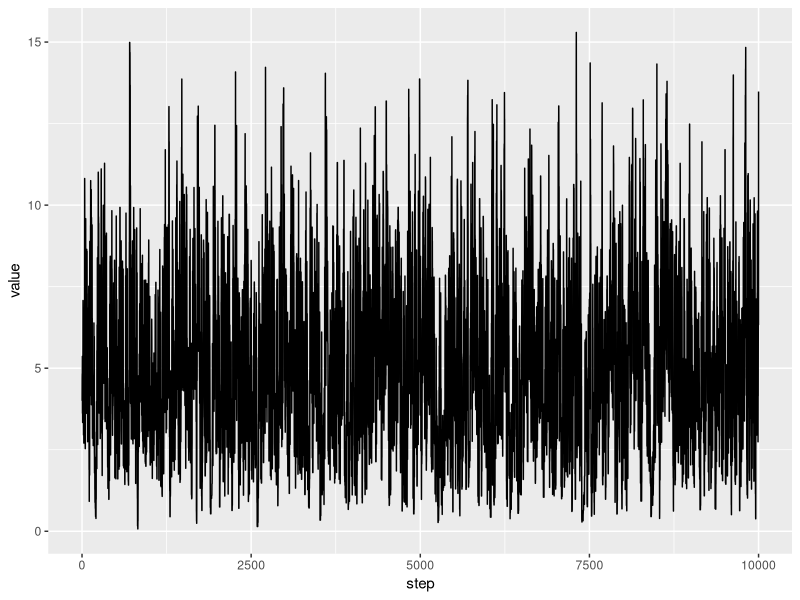
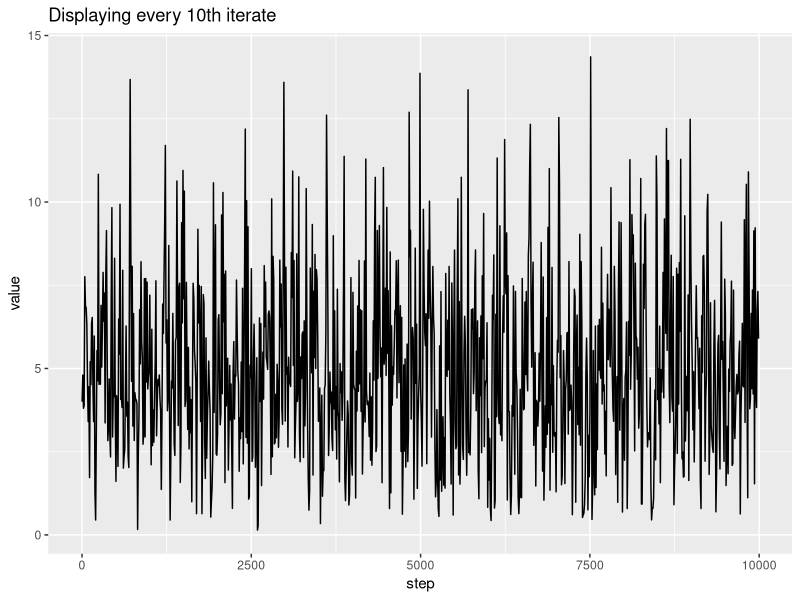
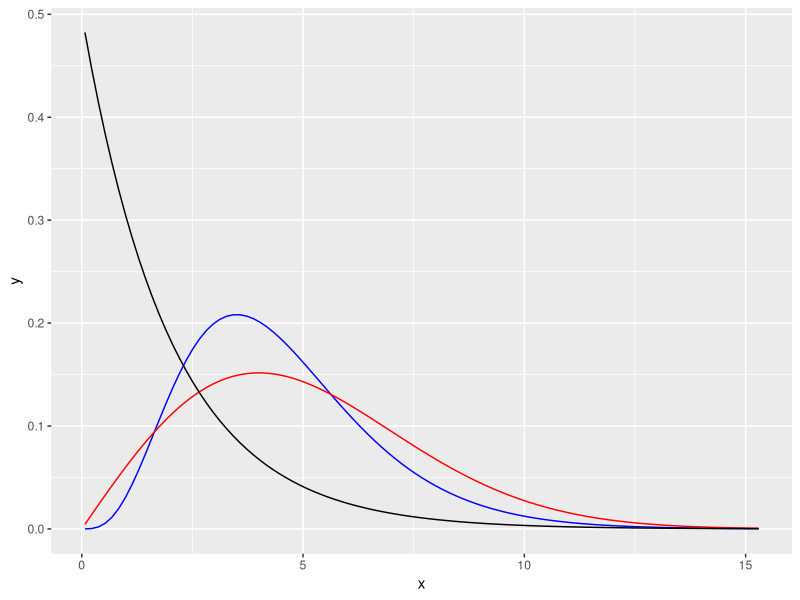
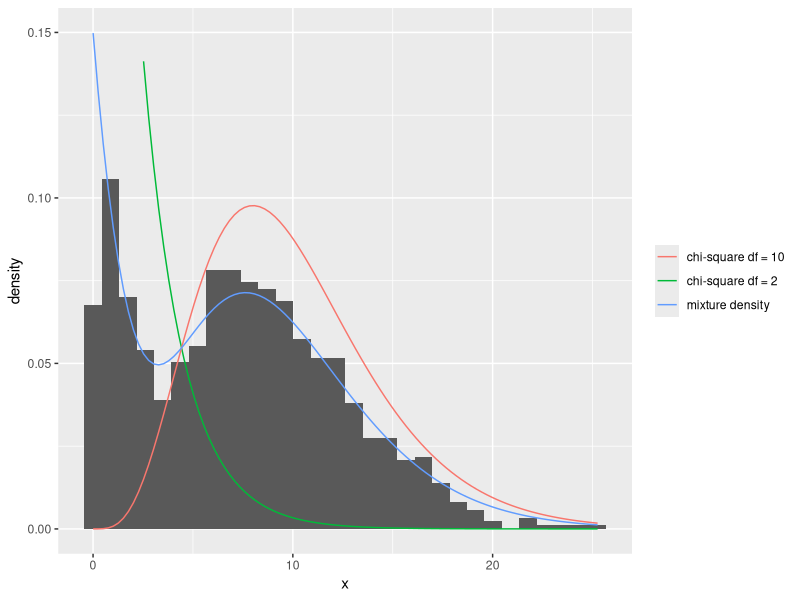
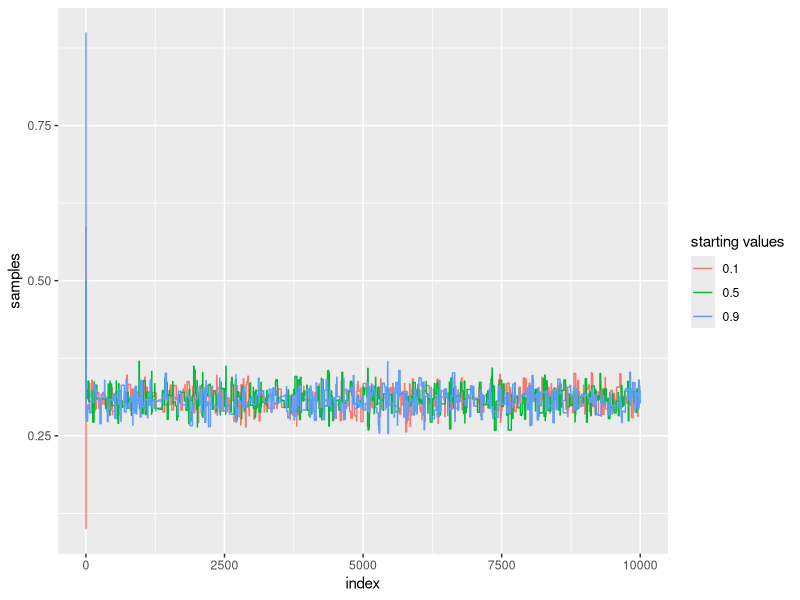
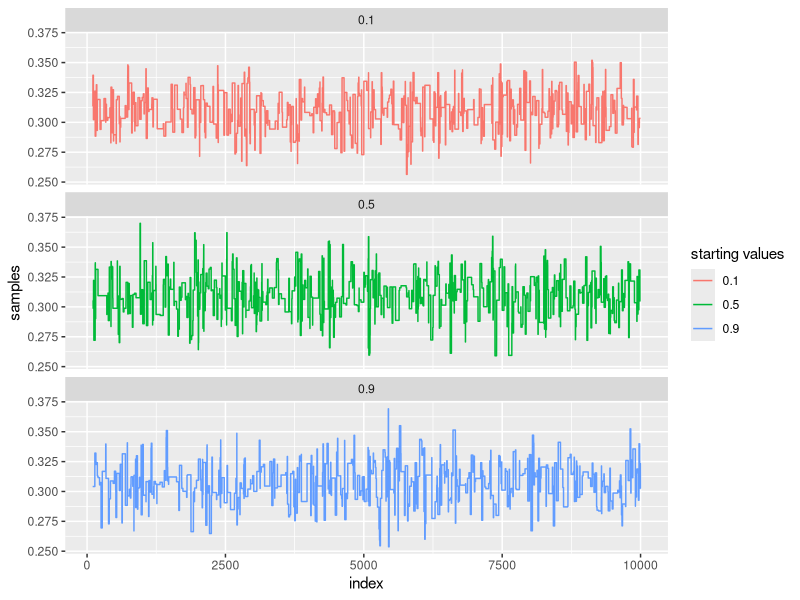
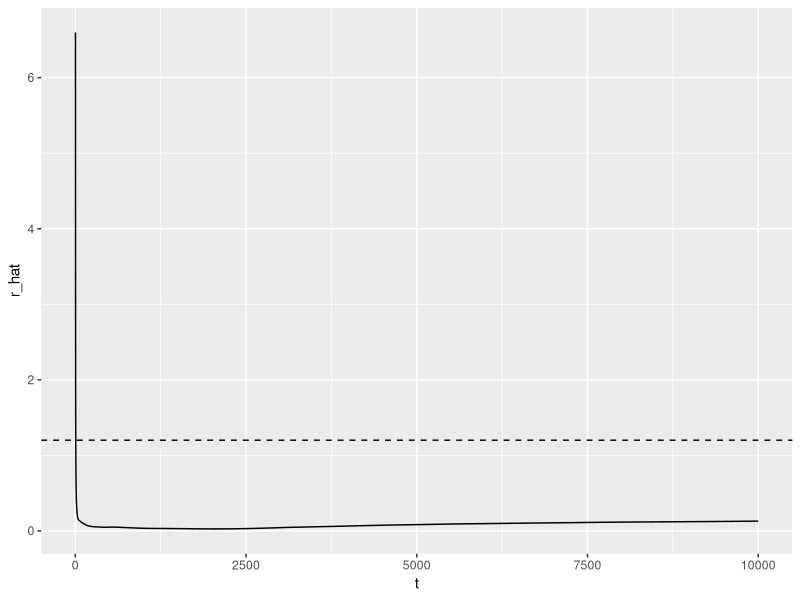

The R source for these figures, in order:
###########
########### Sheet 6
###########

# Content:
# Problem1/b) draw from the Rayleigh(4) distribution using the Metropolis-Hastings sampler
# where the proposal density is Gamma(X, 1).
# Whit stat_function we plot multiple distributions in one plot.
# subset we canr reduce the number of rows so that the final time series plot
# is easier to grasp

# Problem3/c) nice ggplot with histograms and its estimated density
# together with another denisities, that hav different colors. 
# The name of the densities are in a legend decoded with its color.

# Problem3 we generate using mcmc independence sampler random samples from a posterior distribution
# We run multiple chaing with different staring values to have cover the support of the density
# of the posterior distribution. Als a case where we do not have enough samples for the 
# posterior distribution and what are its causes
# with ggplot plot multiple time series. 
# Gelman rubin statistics is used to check if the chains has converged.

################################
################################ Problem 1 ####
library(ggplot2)


#### a) ####
drayleigh <- function(x){
  (x/4^2)*exp((-x^2)/(2*4^2))
}
set.seed(159)
## Initialize the variables:
# Number of iterations
N <- 10000

# Here we be the obtained random samples stored
xt <- numeric(N)

# First values is going to be the mode of rayleigh(4)
xt[1] <- 4

# Number of acceptance
k <- 0

# We draw at once from the uniform distribution
u <- runif(N)
for(t in 2:N){
  # Previous step:
  xt_prev <- xt[t-1]
  
  # Proposal value from the proposal density:
  y <- rgamma(n =1, shape = xt_prev, rate = 1)
  
  numerator <- drayleigh(y)*dgamma(xt_prev, shape = y, rate = 1)
  denominator <- drayleigh(xt_prev)*dgamma(y, shape = xt_prev, rate = 1)
  
  if(u[t]<= (numerator/denominator)){
    xt[t] <- y
    k <- k +1
  } else{
    xt[t] <- xt_prev
  }
}

# what is the acceptance rate:
(acc_rate <- k/N)

metropolis <- data.frame(value = xt, step = 1:N)
metropolis <- metropolis[-(1:0.2*N), ]
# we show the realization of the chain in a timeseris plot
(p_time_series <- ggplot(data = data.frame(value = xt, step = 1:N), aes(x=step, y=value))+
  geom_line())


# take only each tenth iterate
metropolis_reduced <- subset(metropolis, step %in% seq(1,N,10))

(p_time_series <- ggplot(data = metropolis_reduced, aes(x=step, y=value))+
    geom_line() + labs(title = "Displaying every 10th iterate"))


p1 <- ggplot(data = data.frame(x = c(min(xt), max(xt))), aes(x)) +
  stat_function(fun = dgamma, args = list(shape = 4.5, rate = 1), color = "blue") +
  stat_function(fun = drayleigh, color = "red") +
  stat_function(fun = dchisq, args = list(df = 2), color = "black")
  
p1
# as we can se the rayleigh and denisties are close to each other 
# for this reason the acceptance rate is higher than in the case of 
# chi square.



################################
################################ Problem 3 ####

#### c) ####
set.seed(197)
n <- 1000 # if you are in e) set here n = 20
p <- 0.3
chi <- c(2, 10)
first_sample <- sample(x = 1:2, size = n, prob = c(p, 1-p), replace = TRUE)
mixture_sample <- rchisq(n, df =chi[first_sample])


(plot_hist_dens <- ggplot(data = data.frame(x = mixture_sample),aes(x = x)) +
  geom_histogram(aes(y = stat(density))) +
    stat_function(aes(color= "chi-square df = 2"),
                  fun = dchisq, args = list(df = 2))+
    stat_function(aes(color= "chi-square df = 10"),
      fun = dchisq, args = list(df = 10)) +
    stat_function(aes(color = "mixture density"),
                  fun = function(x) p*dchisq(x,2)+(1-p)*dchisq(x,10))+
    ylim(c(0,0.15)) +
    theme(legend.title = element_blank()))


#### d) ####
# We write a function that generates the chain which will follow the 2-component mixture
dposterior <- function(p = 0.1, sample){
  p*dchisq(sample, df = 2) + (1-p)*dchisq(sample, df = 10)
}

generate_mcmc_chain <- function(p_start,N, sample){
  
  xt <- numeric(N)
  xt[1] <- p_start
  k <- 0
  u <- runif(N)
  for(t in 2:N){
    # prosal value
    y <- runif(1)
    
    xt_prev <- xt[t-1]
    nominator <- dposterior(y, sample)
    denominator <- dposterior(xt_prev, sample)
    r <- prod(nominator/denominator)
    if(u[t] <= r){
      xt[t] <- y
    }else{
      xt[t] <- xt_prev
    }
  }
  
  return( xt)
}


N <- 10000
p_init <- c(0.1, 0.5, 0.9)

set.seed(68)
chains <- lapply(p_init, generate_mcmc_chain, N = N, sample= mixture_sample)

indep_sampler_data <- data.frame(index = rep(1:N, 3),
                                samples = unlist(chains),
                                startup = rep(p_init, each = N))

# plot all chains together to see if one differ from the others
ggplot(indep_sampler_data, aes(index, samples, color = factor(startup))) +
  geom_line() +
  labs(color = "starting values")
# all three chains intersect each other.


indep_sampler_wo_burn_in <- indep_sampler_data[indep_sampler_data$index > 100,]

ggplot(indep_sampler_wo_burn_in, aes( index, samples, color = factor(startup)))+
  geom_line() +
  facet_wrap(~startup, nrow = 3) + 
  labs(color = "starting values")

aggregate(indep_sampler_wo_burn_in$samples,
          by = list(indep_sampler_wo_burn_in$startup),
          mean)

# we can state the the chain has converged all three chain has value close
# to 0.3 


#### e) ####


#### f) ####

scalar_summary <- sapply(chains, function(x) cumsum(x)/seq_along(x))
scalar_summary <- t(scalar_summary)

gelman_rubin_stats <- function(psi){
  psi <- as.matrix(psi)
  n <- nrow(psi)
  
  psi_row_mean <- rowMeans(psi)
  B <- n*var(psi_row_mean)
  
  psi_row_var <- apply(psi, MARGIN = 1, var)
  W <- mean(psi_row_var)
  var_hat <- (n/n-1)*W + (B/n)
  r_hat <- var_hat/W
  return(r_hat)
}

r_hat <- gelman_rubin_stats(scalar_summary)

# now we plot the devepolment of the statistic

r_hat_development <- sapply(1:N, function(t) 
  gelman_rubin_stats(scalar_summary[,1:t]))

ggplot(data = data.frame(r_hat = r_hat_development, t = 1:N),
       aes(x = t,y = r_hat))+
  geom_line() +
  geom_hline(yintercept = 1.2, linetype = "dashed")
